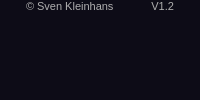
        <widget class="QFrame" name="footer">
         <property name="minimumSize">
          <size>
           <width>0</width>
           <height>20</height>
          </size>
         </property>
         <property name="palette">
          <palette>
           <active>
            <colorrole role="WindowText">
             <brush brushstyle="SolidPattern">
              <color alpha="255">
               <red>120</red>
               <green>120</green>
               <blue>120</blue>
              </color>
             </brush>
            </colorrole>
            <colorrole role="Button">
             <brush brushstyle="SolidPattern">
              <color alpha="255">
               <red>120</red>
               <green>120</green>
               <blue>120</blue>
              </color>
             </brush>
            </colorrole>
            <colorrole role="Text">
             <brush brushstyle="SolidPattern">
              <color alpha="255">
               <red>120</red>
               <green>120</green>
               <blue>120</blue>
              </color>
             </brush>
            </colorrole>
            <colorrole role="Base">
             <brush brushstyle="SolidPattern">
              <color alpha="255">
               <red>13</red>
               <green>12</green>
               <blue>23</blue>
              </color>
             </brush>
            </colorrole>
            <colorrole role="Window">
             <brush brushstyle="SolidPattern">
              <color alpha="255">
               <red>13</red>
               <green>12</green>
               <blue>23</blue>
              </color>
             </brush>
            </colorrole>
            <colorrole role="HighlightedText">
             <brush brushstyle="SolidPattern">
              <color alpha="255">
               <red>255</red>
               <green>255</green>
               <blue>255</blue>
              </color>
             </brush>
            </colorrole>
            <colorrole role="PlaceholderText">
             <brush brushstyle="SolidPattern">
              <color alpha="128">
               <red>120</red>
               <green>120</green>
               <blue>120</blue>
              </color>
             </brush>
            </colorrole>
           </active>
           <inactive>
            <colorrole role="WindowText">
             <brush brushstyle="SolidPattern">
              <color alpha="255">
               <red>120</red>
               <green>120</green>
               <blue>120</blue>
              </color>
             </brush>
            </colorrole>
            <colorrole role="Button">
             <brush brushstyle="SolidPattern">
              <color alpha="255">
               <red>120</red>
               <green>120</green>
               <blue>120</blue>
              </color>
             </brush>
            </colorrole>
            <colorrole role="Text">
             <brush brushstyle="SolidPattern">
              <color alpha="255">
               <red>120</red>
               <green>120</green>
               <blue>120</blue>
              </color>
             </brush>
            </colorrole>
            <colorrole role="Base">
             <brush brushstyle="SolidPattern">
              <color alpha="255">
               <red>13</red>
               <green>12</green>
               <blue>23</blue>
              </color>
             </brush>
            </colorrole>
            <colorrole role="Window">
             <brush brushstyle="SolidPattern">
              <color alpha="255">
               <red>13</red>
               <green>12</green>
               <blue>23</blue>
              </color>
             </brush>
            </colorrole>
            <colorrole role="HighlightedText">
             <brush brushstyle="SolidPattern">
              <color alpha="255">
               <red>120</red>
               <green>120</green>
               <blue>120</blue>
              </color>
             </brush>
            </colorrole>
            <colorrole role="PlaceholderText">
             <brush brushstyle="SolidPattern">
              <color alpha="128">
               <red>0</red>
               <green>0</green>
               <blue>0</blue>
              </color>
             </brush>
            </colorrole>
           </inactive>
           <disabled>
            <colorrole role="WindowText">
             <brush brushstyle="SolidPattern">
              <color alpha="255">
               <red>120</red>
               <green>120</green>
               <blue>120</blue>
              </color>
             </brush>
            </colorrole>
            <colorrole role="Button">
             <brush brushstyle="SolidPattern">
              <color alpha="255">
               <red>120</red>
               <green>120</green>
               <blue>120</blue>
              </color>
             </brush>
            </colorrole>
            <colorrole role="Text">
             <brush brushstyle="SolidPattern">
              <color alpha="255">
               <red>120</red>
               <green>120</green>
               <blue>120</blue>
              </color>
             </brush>
            </colorrole>
            <colorrole role="Base">
             <brush brushstyle="SolidPattern">
              <color alpha="255">
               <red>13</red>
               <green>12</green>
               <blue>23</blue>
              </color>
             </brush>
            </colorrole>
            <colorrole role="Window">
             <brush brushstyle="SolidPattern">
              <color alpha="255">
               <red>13</red>
               <green>12</green>
               <blue>23</blue>
              </color>
             </brush>
            </colorrole>
            <colorrole role="HighlightedText">
             <brush brushstyle="SolidPattern">
              <color alpha="255">
               <red>255</red>
               <green>255</green>
               <blue>255</blue>
              </color>
             </brush>
            </colorrole>
            <colorrole role="PlaceholderText">
             <brush brushstyle="SolidPattern">
              <color alpha="128">
               <red>0</red>
               <green>0</green>
               <blue>0</blue>
              </color>
             </brush>
            </colorrole>
           </disabled>
          </palette>
         </property>
         <property name="styleSheet">
          <string notr="true">background-color: rgb(13, 12, 23);
border-radius: 10px;</string>
         </property>
         <property name="frameShape">
          <enum>QFrame::NoFrame</enum>
         </property>
         <property name="frameShadow">
          <enum>QFrame::Raised</enum>
         </property>
         <layout class="QHBoxLayout" name="horizontalLayout_2">
          <property name="leftMargin">
           <number>0</number>
          </property>
          <property name="topMargin">
           <number>0</number>
          </property>
          <property name="rightMargin">
           <number>0</number>
          </property>
          <property name="bottomMargin">
           <number>0</number>
          </property>
          <item alignment="Qt::AlignBottom">
           <widget class="QFrame" name="sizegrip_bl">
            <property name="minimumSize">
             <size>
              <width>20</width>
              <height>20</height>
             </size>
            </property>
            <property name="maximumSize">
             <size>
              <width>20</width>
              <height>20</height>
             </size>
            </property>
            <property name="styleSheet">
             <string notr="true">border-radius: 10px;</string>
            </property>
            <property name="frameShape">
             <enum>QFrame::NoFrame</enum>
            </property>
            <property name="frameShadow">
             <enum>QFrame::Raised</enum>
            </property>
           </widget>
          </item>
          <item alignment="Qt::AlignLeft|Qt::AlignTop">
           <widget class="QLabel" name="creator">
            <property name="palette">
             <palette>
              <active>
               <colorrole role="WindowText">
                <brush brushstyle="SolidPattern">
                 <color alpha="255">
                  <red>175</red>
                  <green>175</green>
                  <blue>175</blue>
                 </color>
                </brush>
               </colorrole>
               <colorrole role="Button">
                <brush brushstyle="SolidPattern">
                 <color alpha="255">
                  <red>13</red>
                  <green>12</green>
                  <blue>23</blue>
                 </color>
                </brush>
               </colorrole>
               <colorrole role="Text">
                <brush brushstyle="SolidPattern">
                 <color alpha="255">
                  <red>175</red>
                  <green>175</green>
                  <blue>175</blue>
                 </color>
                </brush>
               </colorrole>
               <colorrole role="ButtonText">
                <brush brushstyle="SolidPattern">
                 <color alpha="255">
                  <red>175</red>
                  <green>175</green>
                  <blue>175</blue>
                 </color>
                </brush>
               </colorrole>
               <colorrole role="Base">
                <brush brushstyle="SolidPattern">
                 <color alpha="255">
                  <red>13</red>
                  <green>12</green>
                  <blue>23</blue>
                 </color>
                </brush>
               </colorrole>
               <colorrole role="Window">
                <brush brushstyle="SolidPattern">
                 <color alpha="255">
                  <red>13</red>
                  <green>12</green>
                  <blue>23</blue>
                 </color>
                </brush>
               </colorrole>
               <colorrole role="PlaceholderText">
                <brush brushstyle="NoBrush">
                 <color alpha="128">
                  <red>175</red>
                  <green>175</green>
                  <blue>175</blue>
                 </color>
                </brush>
               </colorrole>
              </active>
              <inactive>
               <colorrole role="WindowText">
                <brush brushstyle="SolidPattern">
                 <color alpha="255">
                  <red>175</red>
                  <green>175</green>
                  <blue>175</blue>
                 </color>
                </brush>
               </colorrole>
               <colorrole role="Button">
                <brush brushstyle="SolidPattern">
                 <color alpha="255">
                  <red>13</red>
                  <green>12</green>
                  <blue>23</blue>
                 </color>
                </brush>
               </colorrole>
               <colorrole role="Text">
                <brush brushstyle="SolidPattern">
                 <color alpha="255">
                  <red>175</red>
                  <green>175</green>
                  <blue>175</blue>
                 </color>
                </brush>
               </colorrole>
               <colorrole role="ButtonText">
                <brush brushstyle="SolidPattern">
                 <color alpha="255">
                  <red>175</red>
                  <green>175</green>
                  <blue>175</blue>
                 </color>
                </brush>
               </colorrole>
               <colorrole role="Base">
                <brush brushstyle="SolidPattern">
                 <color alpha="255">
                  <red>13</red>
                  <green>12</green>
                  <blue>23</blue>
                 </color>
                </brush>
               </colorrole>
               <colorrole role="Window">
                <brush brushstyle="SolidPattern">
                 <color alpha="255">
                  <red>13</red>
                  <green>12</green>
                  <blue>23</blue>
                 </color>
                </brush>
               </colorrole>
               <colorrole role="PlaceholderText">
                <brush brushstyle="NoBrush">
                 <color alpha="128">
                  <red>175</red>
                  <green>175</green>
                  <blue>175</blue>
                 </color>
                </brush>
               </colorrole>
              </inactive>
              <disabled>
               <colorrole role="WindowText">
                <brush brushstyle="SolidPattern">
                 <color alpha="255">
                  <red>175</red>
                  <green>175</green>
                  <blue>175</blue>
                 </color>
                </brush>
               </colorrole>
               <colorrole role="Button">
                <brush brushstyle="SolidPattern">
                 <color alpha="255">
                  <red>13</red>
                  <green>12</green>
                  <blue>23</blue>
                 </color>
                </brush>
               </colorrole>
               <colorrole role="Text">
                <brush brushstyle="SolidPattern">
                 <color alpha="255">
                  <red>175</red>
                  <green>175</green>
                  <blue>175</blue>
                 </color>
                </brush>
               </colorrole>
               <colorrole role="ButtonText">
                <brush brushstyle="SolidPattern">
                 <color alpha="255">
                  <red>175</red>
                  <green>175</green>
                  <blue>175</blue>
                 </color>
                </brush>
               </colorrole>
               <colorrole role="Base">
                <brush brushstyle="SolidPattern">
                 <color alpha="255">
                  <red>13</red>
                  <green>12</green>
                  <blue>23</blue>
                 </color>
                </brush>
               </colorrole>
               <colorrole role="Window">
                <brush brushstyle="SolidPattern">
                 <color alpha="255">
                  <red>13</red>
                  <green>12</green>
                  <blue>23</blue>
                 </color>
                </brush>
               </colorrole>
               <colorrole role="PlaceholderText">
                <brush brushstyle="NoBrush">
                 <color alpha="128">
                  <red>175</red>
                  <green>175</green>
                  <blue>175</blue>
                 </color>
                </brush>
               </colorrole>
              </disabled>
             </palette>
            </property>
            <property name="font">
             <font>
              <pointsize>8</pointsize>
             </font>
            </property>
            <property name="styleSheet">
             <string notr="true">color: rgb(175, 175, 175);</string>
            </property>
            <property name="text">
             <string>© Sven Kleinhans</string>
            </property>
           </widget>
          </item>
          <item alignment="Qt::AlignRight|Qt::AlignTop">
           <widget class="QLabel" name="version">
            <property name="palette">
             <palette>
              <active>
               <colorrole role="WindowText">
                <brush brushstyle="SolidPattern">
                 <color alpha="255">
                  <red>175</red>
                  <green>175</green>
                  <blue>175</blue>
                 </color>
                </brush>
               </colorrole>
               <colorrole role="Button">
                <brush brushstyle="SolidPattern">
                 <color alpha="255">
                  <red>13</red>
                  <green>12</green>
                  <blue>23</blue>
                 </color>
                </brush>
               </colorrole>
               <colorrole role="Text">
                <brush brushstyle="SolidPattern">
                 <color alpha="255">
                  <red>175</red>
                  <green>175</green>
                  <blue>175</blue>
                 </color>
                </brush>
               </colorrole>
               <colorrole role="ButtonText">
                <brush brushstyle="SolidPattern">
                 <color alpha="255">
                  <red>175</red>
                  <green>175</green>
                  <blue>175</blue>
                 </color>
                </brush>
               </colorrole>
               <colorrole role="Base">
                <brush brushstyle="SolidPattern">
                 <color alpha="255">
                  <red>13</red>
                  <green>12</green>
                  <blue>23</blue>
                 </color>
                </brush>
               </colorrole>
               <colorrole role="Window">
                <brush brushstyle="SolidPattern">
                 <color alpha="255">
                  <red>13</red>
                  <green>12</green>
                  <blue>23</blue>
                 </color>
                </brush>
               </colorrole>
               <colorrole role="PlaceholderText">
                <brush brushstyle="NoBrush">
                 <color alpha="128">
                  <red>175</red>
                  <green>175</green>
                  <blue>175</blue>
                 </color>
                </brush>
               </colorrole>
              </active>
              <inactive>
               <colorrole role="WindowText">
                <brush brushstyle="SolidPattern">
                 <color alpha="255">
                  <red>175</red>
                  <green>175</green>
                  <blue>175</blue>
                 </color>
                </brush>
               </colorrole>
               <colorrole role="Button">
                <brush brushstyle="SolidPattern">
                 <color alpha="255">
                  <red>13</red>
                  <green>12</green>
                  <blue>23</blue>
                 </color>
                </brush>
               </colorrole>
               <colorrole role="Text">
                <brush brushstyle="SolidPattern">
                 <color alpha="255">
                  <red>175</red>
                  <green>175</green>
                  <blue>175</blue>
                 </color>
                </brush>
               </colorrole>
               <colorrole role="ButtonText">
                <brush brushstyle="SolidPattern">
                 <color alpha="255">
                  <red>175</red>
                  <green>175</green>
                  <blue>175</blue>
                 </color>
                </brush>
               </colorrole>
               <colorrole role="Base">
                <brush brushstyle="SolidPattern">
                 <color alpha="255">
                  <red>13</red>
                  <green>12</green>
                  <blue>23</blue>
                 </color>
                </brush>
               </colorrole>
               <colorrole role="Window">
                <brush brushstyle="SolidPattern">
                 <color alpha="255">
                  <red>13</red>
                  <green>12</green>
                  <blue>23</blue>
                 </color>
                </brush>
               </colorrole>
               <colorrole role="PlaceholderText">
                <brush brushstyle="NoBrush">
                 <color alpha="128">
                  <red>175</red>
                  <green>175</green>
                  <blue>175</blue>
                 </color>
                </brush>
               </colorrole>
              </inactive>
              <disabled>
               <colorrole role="WindowText">
                <brush brushstyle="SolidPattern">
                 <color alpha="255">
                  <red>175</red>
                  <green>175</green>
                  <blue>175</blue>
                 </color>
                </brush>
               </colorrole>
               <colorrole role="Button">
                <brush brushstyle="SolidPattern">
                 <color alpha="255">
                  <red>13</red>
                  <green>12</green>
                  <blue>23</blue>
                 </color>
                </brush>
               </colorrole>
               <colorrole role="Text">
                <brush brushstyle="SolidPattern">
                 <color alpha="255">
                  <red>175</red>
                  <green>175</green>
                  <blue>175</blue>
                 </color>
                </brush>
               </colorrole>
               <colorrole role="ButtonText">
                <brush brushstyle="SolidPattern">
                 <color alpha="255">
                  <red>175</red>
                  <green>175</green>
                  <blue>175</blue>
                 </color>
                </brush>
               </colorrole>
               <colorrole role="Base">
                <brush brushstyle="SolidPattern">
                 <color alpha="255">
                  <red>13</red>
                  <green>12</green>
                  <blue>23</blue>
                 </color>
                </brush>
               </colorrole>
               <colorrole role="Window">
                <brush brushstyle="SolidPattern">
                 <color alpha="255">
                  <red>13</red>
                  <green>12</green>
                  <blue>23</blue>
                 </color>
                </brush>
               </colorrole>
               <colorrole role="PlaceholderText">
                <brush brushstyle="NoBrush">
                 <color alpha="128">
                  <red>175</red>
                  <green>175</green>
                  <blue>175</blue>
                 </color>
                </brush>
               </colorrole>
              </disabled>
             </palette>
            </property>
            <property name="font">
             <font>
              <pointsize>8</pointsize>
             </font>
            </property>
            <property name="styleSheet">
             <string notr="true">color: rgb(175, 175, 175);</string>
            </property>
            <property name="text">
             <string>V1.2</string>
            </property>
            <property name="alignment">
             <set>Qt::AlignRight|Qt::AlignTrailing|Qt::AlignVCenter</set>
            </property>
           </widget>
          </item>
          <item alignment="Qt::AlignBottom">
           <widget class="QFrame" name="sizegrip_br">
            <property name="minimumSize">
             <size>
              <width>20</width>
              <height>20</height>
             </size>
            </property>
            <property name="maximumSize">
             <size>
              <width>20</width>
              <height>20</height>
             </size>
            </property>
            <property name="styleSheet">
             <string notr="true">border-radius: 10px;</string>
            </property>
            <property name="frameShape">
             <enum>QFrame::NoFrame</enum>
            </property>
            <property name="frameShadow">
             <enum>QFrame::Raised</enum>
            </property>
           </widget>
          </item>
         </layout>
        </widget>
